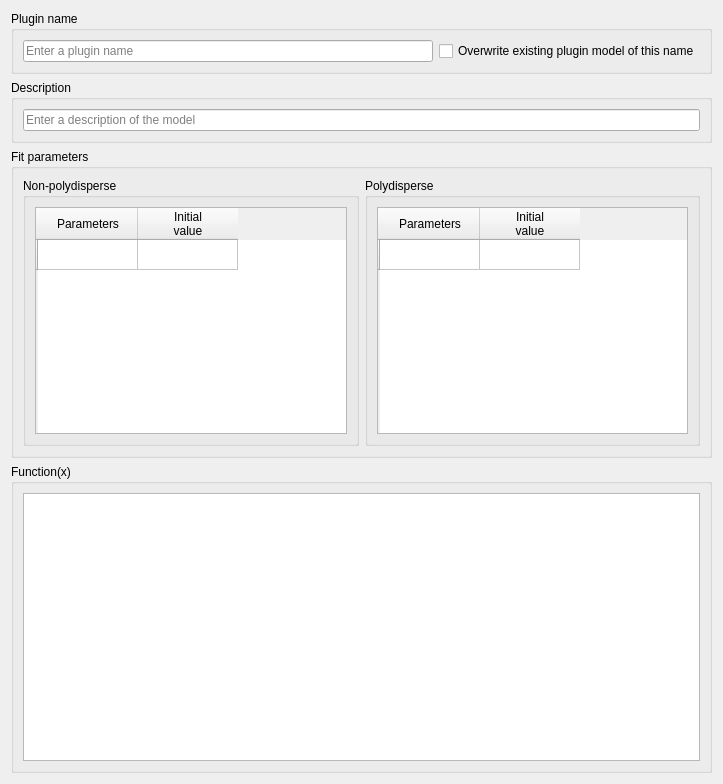
<?xml version="1.0" encoding="UTF-8"?>
<ui version="4.0">
 <class>PluginDefinition</class>
 <widget class="QWidget" name="PluginDefinition">
  <property name="geometry">
   <rect>
    <x>0</x>
    <y>0</y>
    <width>723</width>
    <height>784</height>
   </rect>
  </property>
  <property name="windowTitle">
   <string>Plugin Definition</string>
  </property>
  <layout class="QGridLayout" name="gridLayout_7">
   <item row="0" column="0">
    <widget class="QGroupBox" name="groupBox_6">
     <property name="title">
      <string>Plugin name</string>
     </property>
     <layout class="QGridLayout" name="gridLayout_5">
      <item row="0" column="0">
       <widget class="QLineEdit" name="txtName">
        <property name="placeholderText">
         <string>Enter a plugin name</string>
        </property>
       </widget>
      </item>
      <item row="0" column="1">
       <widget class="QCheckBox" name="chkOverwrite">
        <property name="text">
         <string>Overwrite existing plugin model of this name</string>
        </property>
       </widget>
      </item>
     </layout>
    </widget>
   </item>
   <item row="1" column="0">
    <widget class="QGroupBox" name="groupBox_5">
     <property name="title">
      <string>Description</string>
     </property>
     <layout class="QGridLayout" name="gridLayout_4">
      <item row="0" column="0">
       <widget class="QLineEdit" name="txtDescription">
        <property name="placeholderText">
         <string>Enter a description of the model</string>
        </property>
       </widget>
      </item>
     </layout>
    </widget>
   </item>
   <item row="2" column="0">
    <widget class="QGroupBox" name="groupBox">
     <property name="title">
      <string>Fit parameters</string>
     </property>
     <layout class="QGridLayout" name="gridLayout_3">
      <item row="0" column="0">
       <widget class="QGroupBox" name="groupBox_3">
        <property name="title">
         <string>Non-polydisperse</string>
        </property>
        <layout class="QGridLayout" name="gridLayout">
         <item row="0" column="0">
          <widget class="QTableWidget" name="tblParams">
           <row>
            <property name="text">
             <string/>
            </property>
           </row>
           <column>
            <property name="text">
             <string>Parameters</string>
            </property>
           </column>
           <column>
            <property name="text">
             <string>Initial
value</string>
            </property>
           </column>
          </widget>
         </item>
        </layout>
       </widget>
      </item>
      <item row="0" column="1">
       <widget class="QGroupBox" name="groupBox_4">
        <property name="title">
         <string>Polydisperse</string>
        </property>
        <layout class="QGridLayout" name="gridLayout_2">
         <item row="0" column="0">
          <widget class="QTableWidget" name="tblParamsPD">
           <row>
            <property name="text">
             <string/>
            </property>
           </row>
           <column>
            <property name="text">
             <string>Parameters</string>
            </property>
           </column>
           <column>
            <property name="text">
             <string>Initial
value</string>
            </property>
           </column>
          </widget>
         </item>
        </layout>
       </widget>
      </item>
     </layout>
    </widget>
   </item>
   <item row="3" column="0">
    <widget class="QGroupBox" name="groupBox_2">
     <property name="title">
      <string>Function(x)</string>
     </property>
     <layout class="QGridLayout" name="gridLayout_6">
      <item row="0" column="0">
       <widget class="QTextBrowser" name="txtFunction">
        <property name="readOnly">
         <bool>false</bool>
        </property>
        <property name="html">
         <string>&lt;!DOCTYPE HTML PUBLIC &quot;-//W3C//DTD HTML 4.0//EN&quot; &quot;http://www.w3.org/TR/REC-html40/strict.dtd&quot;&gt;
&lt;html&gt;&lt;head&gt;&lt;meta name=&quot;qrichtext&quot; content=&quot;1&quot; /&gt;&lt;style type=&quot;text/css&quot;&gt;
p, li { white-space: pre-wrap; }
&lt;/style&gt;&lt;/head&gt;&lt;body style=&quot; font-family:'MS Shell Dlg 2'; font-size:7.8pt; font-weight:400; font-style:normal;&quot;&gt;
&lt;p style=&quot;-qt-paragraph-type:empty; margin-top:0px; margin-bottom:0px; margin-left:0px; margin-right:0px; -qt-block-indent:0; text-indent:0px;&quot;&gt;&lt;br /&gt;&lt;/p&gt;&lt;/body&gt;&lt;/html&gt;</string>
        </property>
       </widget>
      </item>
     </layout>
    </widget>
   </item>
  </layout>
 </widget>
 <resources/>
 <connections/>
</ui>
